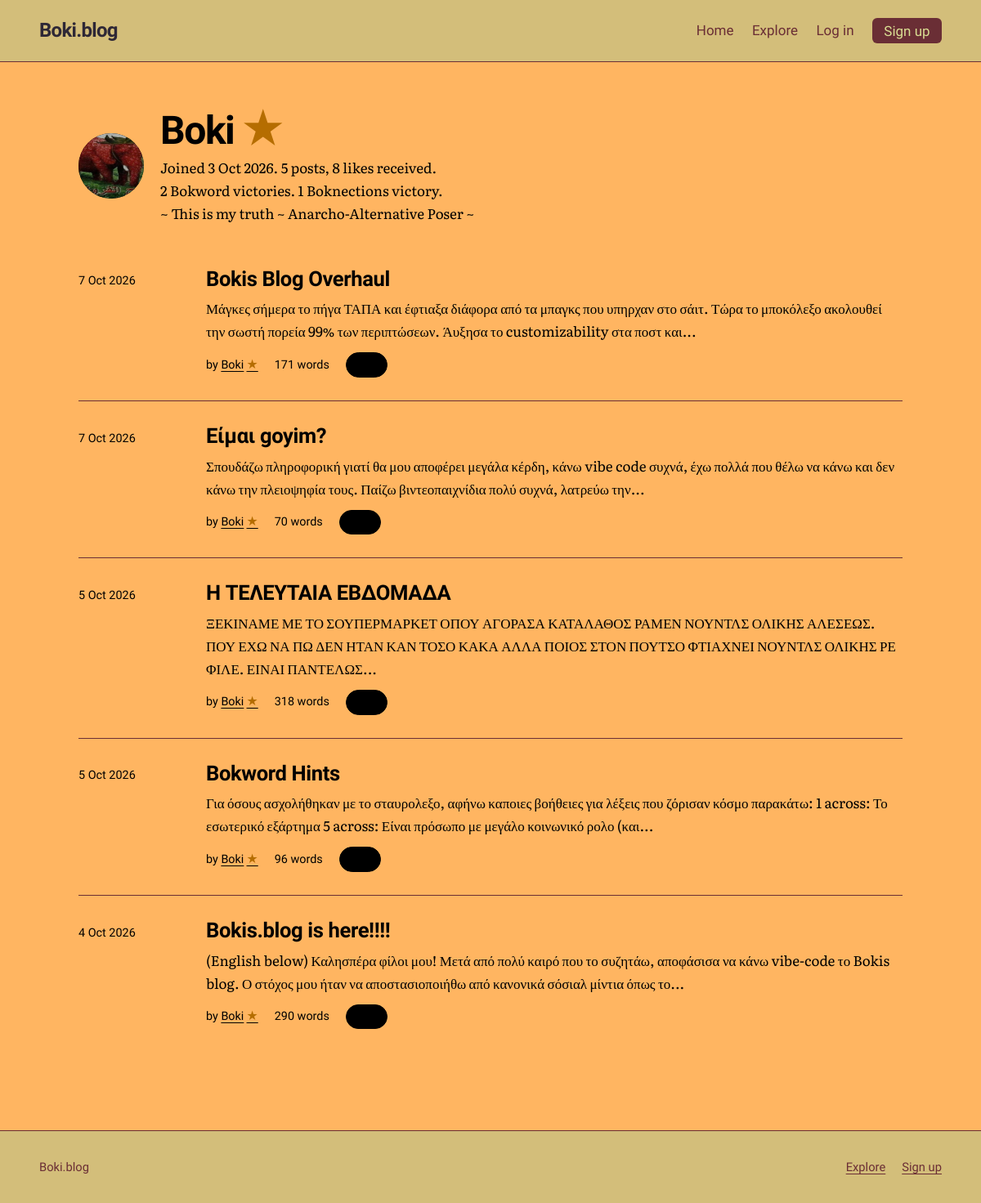
Before: /u/Boki with the older database file.
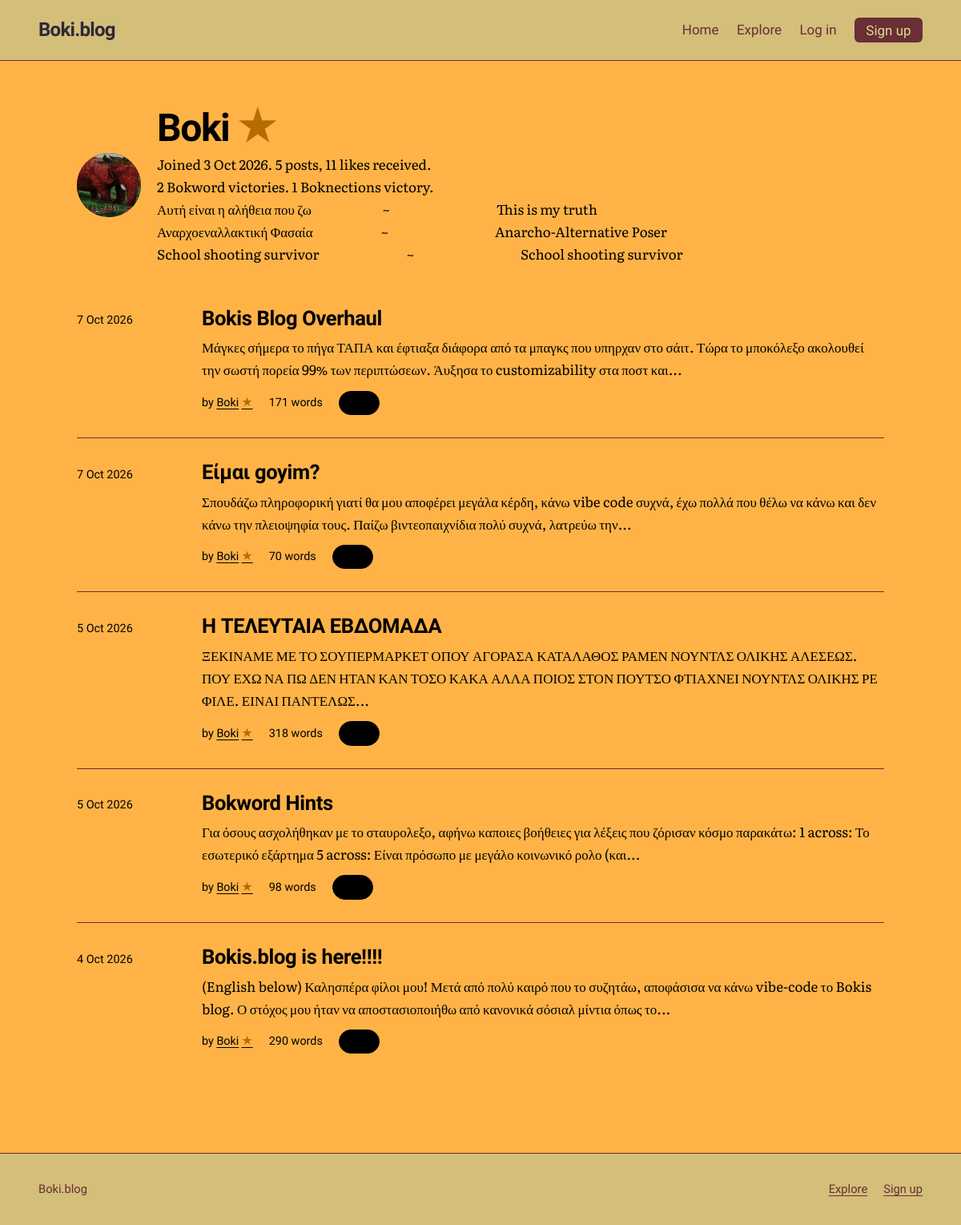
After: the same page with the newer database file.
### tables this page shows
CREATE TABLE users (
    id            INTEGER PRIMARY KEY,
    username      TEXT NOT NULL UNIQUE COLLATE NOCASE,
    password_hash TEXT NOT NULL,
    is_admin      INTEGER NOT NULL DEFAULT 0,
    created_at    TEXT NOT NULL DEFAULT (datetime('now')),
    bio           TEXT NOT NULL DEFAULT '',
    avatar        TEXT,
    profile_bg    TEXT NOT NULL DEFAULT '#D9DD92',
    profile_text  TEXT NOT NULL DEFAULT '#2E2836'
, avatar_position_x INTEGER NOT NULL DEFAULT 50, avatar_position_y INTEGER NOT NULL DEFAULT 50, bokword_victories INTEGER NOT NULL DEFAULT 0, boknections_victories INTEGER NOT NULL DEFAULT 0);

CREATE TABLE posts (
    id         INTEGER PRIMARY KEY,
    user_id    INTEGER NOT NULL REFERENCES users(id) ON DELETE CASCADE,
    title      TEXT NOT NULL,
    body       TEXT NOT NULL,
    created_at TEXT NOT NULL DEFAULT (datetime('now')),
    updated_at TEXT,
    image      TEXT,
    text_color TEXT NOT NULL DEFAULT '#2E2836',
    title_color TEXT NOT NULL DEFAULT '#2E2836',
    background_color TEXT NOT NULL DEFAULT '#D9DD92'
, accent_color TEXT NOT NULL DEFAULT '#6A2E35', surface_color TEXT NOT NULL DEFAULT '#D3BE7A', button_text_color TEXT NOT NULL DEFAULT '#D9DD92');

### app.py (the view)
@app.get("/u/<username>")
def profile(username):
    user = db().execute(
        """SELECT u.id, u.username, u.created_at, u.bio, u.avatar,
                  u.avatar_position_x, u.avatar_position_y, u.profile_bg, u.profile_text,
                  u.bokword_victories, u.boknections_victories,
                  EXISTS(
                    SELECT 1 FROM crossword_completions c
                    JOIN crossword_state s ON s.id = 1
                    WHERE c.user_id = u.id AND c.puzzle_version = s.version
                  ) AS crossword_star
           FROM users u WHERE u.username = ?""",
        (username,)).fetchone()
    if user is None:
        abort(404)
    page = request.args.get("page", 1, type=int)
    posts, total, page, pages = fetch_posts("p.user_id = ?", (user["id"],), "new", page)
    total_likes = db().execute(
        "SELECT COUNT(*) FROM likes l JOIN posts p ON p.id = l.post_id "
        "WHERE p.user_id = ?", (user["id"],)).fetchone()[0]
    return render_template("profile.html", profile_user=user, posts=posts,
                           total=total, total_likes=total_likes, page=page, pages=pages)

### app.py (called while the page is built)
def db():
    if "db" not in g:
        g.db = sqlite3.connect(DB_PATH)
        g.db.row_factory = sqlite3.Row
        g.db.execute("PRAGMA foreign_keys = ON")
    return g.db

def get_setting(key):
    row = db().execute("SELECT value FROM settings WHERE key = ?", (key,)).fetchone()
    return row["value"] if row else None

def viewer_id():
    return g.user["id"] if g.user else -1

def boknections_enabled():
    return get_setting("boknections_enabled") == "1"

def flower_usernames():
    if "flower_users" not in g:
        g.flower_users = set()
        if boknections_enabled():
            rows = db().execute(
                "SELECT u.username FROM boknections_progress p "
                "JOIN boknections_state s ON s.id = 1 AND s.version = p.puzzle_version "
                "JOIN users u ON u.id = p.user_id WHERE p.solved = 1").fetchall()
            g.flower_users = {row["username"] for row in rows}
    return g.flower_users

@app.context_processor
def inject_site():
    return {"site_name": app.config["SITE_NAME"]}

def parse_ts(value):
    return datetime.strptime(value, "%Y-%m-%d %H:%M:%S")

@app.template_filter("wordcount")
def wordcount_filter(text):
    return len(text.split())

### templates/profile.html (shortened to what this page needs)
{% extends "base.html" %}
{% from "_macros.html" import post_row, pager with context %}
{% from "_macros.html" import user_name %}
{% block page_theme %}--bg: {{ profile_user.profile_bg }}; --profile-text: {{ profile_user.profile_text }}; --ink: {{ profile_user.profile_text }}; --ink-soft: {{ profile_user.profile_text }}; --accent: {{ profile_user.profile_text }}; color: {{ profile_user.profile_text }};{% endblock %}
{% block content %}
<div class="wrap page profile-page">
  <header class="profile-head">
    {% if profile_user.avatar %}
      <img class="avatar big" src="{{ url_for('uploaded_file', filename=profile_user.avatar) }}" alt="{{ profile_user.username }} profile picture" style="object-position: {{ profile_user.avatar_position_x }}% {{ profile_user.avatar_position_y }}%;">
    {% else %}
      <div class="avatar big" aria-hidden="true">{{ profile_user.username[:2]|upper }}</div>
    {% endif %}
    <div>
      <h1 class="page-title">{{ user_name(profile_user.username, profile_user.crossword_star) }}</h1>
      <p class="muted">Joined {{ profile_user.created_at|date }}. {{ total }} {{ 'post' if total == 1 else 'posts' }}, {{ total_likes }} {{ 'like' if total_likes == 1 else 'likes' }} received.</p>
      <p class="muted">{{ profile_user.bokword_victories }} Bokword {{ 'victory' if profile_user.bokword_victories == 1 else 'victories' }}. {{ profile_user.boknections_victories }} Boknections {{ 'victory' if profile_user.boknections_victories == 1 else 'victories' }}.</p>
      {% if profile_user.bio %}<p class="profile-bio">{{ profile_user.bio }}</p>{% endif %}
    </div>
  </header>
  {% set next = request.full_path.rstrip('?') %}
  {% if posts %}
    <ol class="post-list">{% for p in posts %}{{ post_row(p, next) }}{% endfor %}</ol>
  {% else %}
    <p class="empty">
      {{ user_name(profile_user.username, profile_user.crossword_star) }} has not published anything yet.
      {% if g.user and g.user.id == profile_user.id %}<a href="{{ url_for('new_post') }}">Write your first post</a>.{% endif %}
    </p>
  {% endif %}
</div>
{% endblock %}

### templates/_macros.html (shortened to what this page needs)
{% macro like_button(post, next) %}
  {% if g.user %}
    <form class="inline-form" method="post" action="{{ url_for('toggle_like', post_id=post.id) }}">
      <input type="hidden" name="csrf_token" value="{{ csrf_token() }}">
      <input type="hidden" name="next" value="{{ next }}">
      <button class="like {% if post.liked %}is-liked{% endif %}" type="submit" aria-pressed="{{ 'true' if post.liked else 'false' }}">
        <span aria-hidden="true">{{ '♥' if post.liked else '♡' }}</span>
        {{ post.like_count }}
        <span class="sr">{{ 'like' if post.like_count == 1 else 'likes' }}, {{ 'unlike' if post.liked else 'like this post' }}</span>
      </button>
    </form>
  {% else %}
    <a class="like" href="{{ url_for('login', next=next) }}">
      <span aria-hidden="true">♡</span> {{ post.like_count }}
    </a>
  {% endif %}
{% endmacro %}
{% macro user_name(username, crossword_star=false) %}
  {{ username }}{% if crossword_star %}<span class="achievement-star" role="img" aria-label="Solved the current Weekly Bokword" title="Solved the current Weekly Bokword">★</span>{% endif %}
{% endmacro %}
{% macro post_row(post, next) %}
  <li class="post-item">
    <time datetime="{{ post.created_at|iso }}">{{ post.created_at|date }}</time>
    <div>
      <h3><a href="{{ url_for('post', post_id=post.id) }}">{{ post.title }}</a></h3>
      <p>{{ post.body|excerpt }}</p>
      <ul class="meta">
        <li>by <a href="{{ url_for('profile', username=post.username) }}">{{ user_name(post.username, post.crossword_star) }}</a></li>
        <li>{{ post.body|wordcount }} {{ 'word' if (post.body|wordcount) == 1 else 'words' }}</li>
        <li>{{ like_button(post, next) }}</li>
      </ul>
    </div>
  </li>
{% endmacro %}

Changed rows visible on the page:
changed users "Boki": profile_bg "#FFB561" → "#FFB347" (drawn); bio "~ This is my truth ~ Anarcho-Alternative Poser ~" → "Αυτή είναι η αλήθεια που ζω ~ This is my truth Αναρχοεναλλακτική Φασαία ~ Anarcho-Alternative Poser School shooting survivor ~ School shooting survivor"
changed posts "Bokword Hints": body "96" → "98"
Other visible differences:
{{ total_likes }}: "8" → "11"
